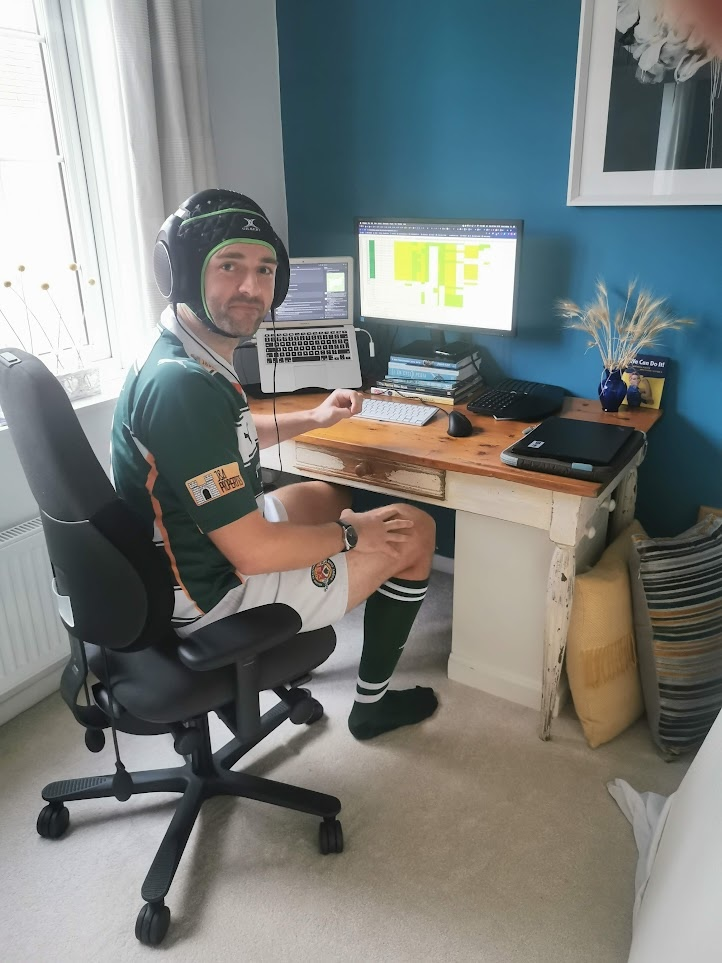
#> input picture img/IMG_20200330_182516.jpeg, 722 x 963 px; its folder holds only this picture in this run
$ python -i photos2.py   (imports and definitions only)
#> lines starting #> are read from the running program, lines starting #| are printed output that depends on the picture; after the words box and inside, x2 and y2 are one past the last pixel; in counts of white or black regions, pixels touching at a corner belong together
import os
from PIL import Image
import numpy as np

# === Configuration ===
input_folder = "../Photos/Headshots/png/"      # folder with originals
output_folder = "../Photos/Headshots/www/"        # where processed images will be saved
target_height = 800                # resize target height in pixels (adjust as needed)
blank_threshold = 250              # 0–255: higher = more tolerant to light backgrounds
side_crop_margin = 20              # pixels to trim from left/right if almost blank

# [1 line not run here, left out]

def auto_crop_top_and_sides(image: Image.Image, blank_threshold=250, side_margin=20):
    """Automatically crops top and sides with mostly blank space, keeps bottom intact."""
#> called with blank_threshold = 250, side_margin = 20
    # Convert to grayscale for brightness analysis
    gray = image.convert("L")
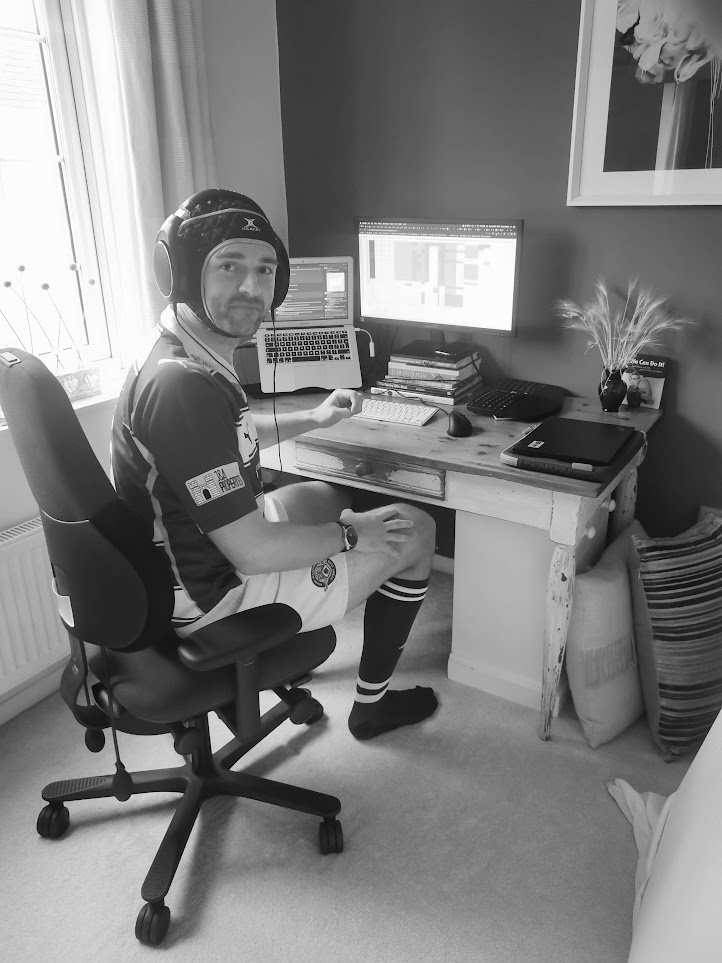
#> gray: PIL image 722x963 L; min 0, max 255, mean 125.1
    arr = np.array(gray)

    # --- Detect top boundary ---
    # Find first row from top with any non-blank pixel
    mask = arr < blank_threshold
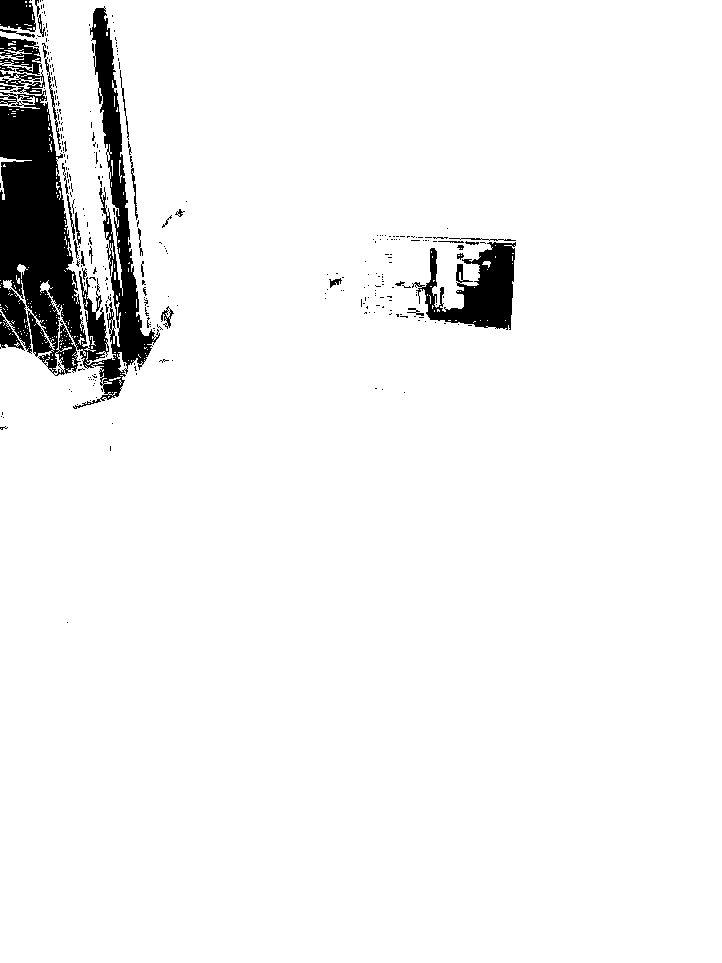
#> mask: shape (963, 722) bool; 95.1% white; 304 black regions (269 under 20 px), largest, box (x1, y1, x2, y2) and area: (0, 6, 160, 409) 24597, (412, 242, 516, 330) 4553, (0, 0, 36, 32) 929
    non_blank_rows = np.where(mask.any(axis=1))[0]
#> non_blank_rows = 963 values from 0 to 962
    top = non_blank_rows[0] if len(non_blank_rows) > 0 else 0
#> top = 0

    # --- Detect side boundaries ---
    non_blank_cols = np.where(mask.any(axis=0))[0]
#> non_blank_cols = 722 values from 0 to 721
    left = max(0, non_blank_cols[0] - side_margin) if len(non_blank_cols) > 0 else 0
#> left = 0
    right = min(image.width, non_blank_cols[-1] + side_margin) if len(non_blank_cols) > 0 else image.width
#> right = 722

    # --- Keep bottom unchanged ---
    bottom = image.height
#> bottom = 963

    # Crop and return
    return image.crop((left, top, right, bottom))

def process_image(input_path, output_path, remove_bg=False):
    img = Image.open(input_path).convert("RGBA")
    arr = np.array(img)

    # Remove background (if requested)
    if remove_bg:

        # Create alpha mask: pixels lighter than threshold become transparent
        r, g, b, a = np.rollaxis(arr, axis=-1)
        mask = (r > blank_threshold) & (g > blank_threshold) & (b > blank_threshold)
        arr[mask, 3] = 0  # make light areas transparent

        img = Image.fromarray(arr, mode="RGBA")

    # Crop top/sides based on content (like before)
    cropped = auto_crop_top_and_sides(img, blank_threshold, side_crop_margin)

    # Resize and save
    if cropped.height > target_height:
        scale = target_height / cropped.height
#> scale = 0.831
        new_size = (int(cropped.width * scale), target_height)
#> new_size = (599, 800)
        resized = cropped.resize(new_size, Image.LANCZOS)
    else:
        resized = cropped

    resized.save(output_path, "PNG", optimize=True)
    print(f"Processed (bg removed): {os.path.basename(input_path)}")


# === Batch process ===
# [7 lines not run here, left out]

>>> result = process_image('../img/IMG_20200330_182516.jpeg', 'out.png')
